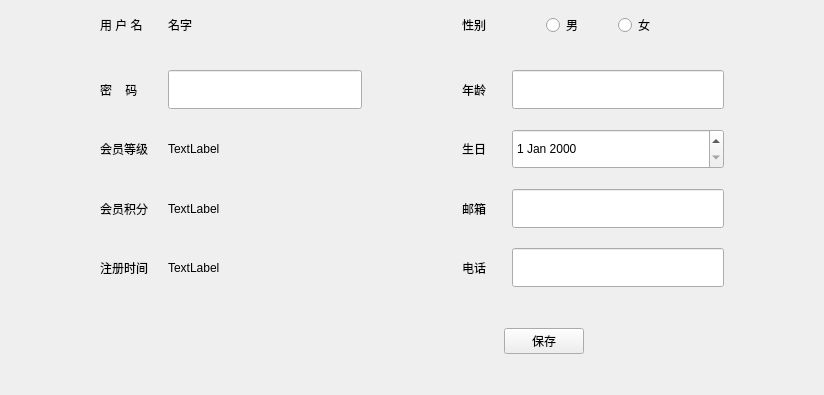
<?xml version="1.0" encoding="UTF-8"?>
<ui version="4.0">
 <class>PersonalInfo</class>
 <widget class="QWidget" name="PersonalInfo">
  <property name="geometry">
   <rect>
    <x>0</x>
    <y>0</y>
    <width>824</width>
    <height>395</height>
   </rect>
  </property>
  <property name="windowTitle">
   <string>Form</string>
  </property>
  <layout class="QHBoxLayout" name="horizontalLayout_3">
   <property name="spacing">
    <number>0</number>
   </property>
   <property name="leftMargin">
    <number>100</number>
   </property>
   <property name="topMargin">
    <number>0</number>
   </property>
   <property name="rightMargin">
    <number>100</number>
   </property>
   <property name="bottomMargin">
    <number>0</number>
   </property>
   <item>
    <layout class="QVBoxLayout" name="verticalLayout" stretch="8,3">
     <property name="spacing">
      <number>0</number>
     </property>
     <item>
      <widget class="QWidget" name="widget_4" native="true">
       <layout class="QHBoxLayout" name="horizontalLayout_2" stretch="4,4">
        <property name="spacing">
         <number>100</number>
        </property>
        <property name="leftMargin">
         <number>0</number>
        </property>
        <property name="topMargin">
         <number>0</number>
        </property>
        <property name="rightMargin">
         <number>0</number>
        </property>
        <property name="bottomMargin">
         <number>0</number>
        </property>
        <item>
         <widget class="QWidget" name="widget_2" native="true">
          <layout class="QGridLayout" name="gridLayout" rowstretch="1,0,0,0,0" columnstretch="1,7">
           <property name="leftMargin">
            <number>0</number>
           </property>
           <property name="topMargin">
            <number>0</number>
           </property>
           <property name="rightMargin">
            <number>0</number>
           </property>
           <property name="bottomMargin">
            <number>0</number>
           </property>
           <property name="spacing">
            <number>20</number>
           </property>
           <item row="2" column="1">
            <widget class="QLabel" name="label_grade">
             <property name="maximumSize">
              <size>
               <width>16777215</width>
               <height>50</height>
              </size>
             </property>
             <property name="text">
              <string>TextLabel</string>
             </property>
            </widget>
           </item>
           <item row="0" column="1">
            <widget class="QLabel" name="label_name">
             <property name="maximumSize">
              <size>
               <width>16777215</width>
               <height>50</height>
              </size>
             </property>
             <property name="text">
              <string>名字</string>
             </property>
            </widget>
           </item>
           <item row="1" column="0">
            <widget class="QLabel" name="label_2">
             <property name="maximumSize">
              <size>
               <width>16777215</width>
               <height>50</height>
              </size>
             </property>
             <property name="text">
              <string>密    码</string>
             </property>
            </widget>
           </item>
           <item row="3" column="0">
            <widget class="QLabel" name="label_4">
             <property name="maximumSize">
              <size>
               <width>16777215</width>
               <height>50</height>
              </size>
             </property>
             <property name="text">
              <string>会员积分</string>
             </property>
            </widget>
           </item>
           <item row="4" column="0">
            <widget class="QLabel" name="label_10">
             <property name="maximumSize">
              <size>
               <width>16777215</width>
               <height>50</height>
              </size>
             </property>
             <property name="text">
              <string>注册时间</string>
             </property>
            </widget>
           </item>
           <item row="4" column="1">
            <widget class="QLabel" name="label_registerTime">
             <property name="maximumSize">
              <size>
               <width>16777215</width>
               <height>50</height>
              </size>
             </property>
             <property name="text">
              <string>TextLabel</string>
             </property>
            </widget>
           </item>
           <item row="0" column="0">
            <widget class="QLabel" name="label">
             <property name="maximumSize">
              <size>
               <width>16777215</width>
               <height>50</height>
              </size>
             </property>
             <property name="text">
              <string>用 户 名</string>
             </property>
            </widget>
           </item>
           <item row="2" column="0">
            <widget class="QLabel" name="label_3">
             <property name="maximumSize">
              <size>
               <width>16777215</width>
               <height>50</height>
              </size>
             </property>
             <property name="text">
              <string>会员等级</string>
             </property>
            </widget>
           </item>
           <item row="3" column="1">
            <widget class="QLabel" name="label_score">
             <property name="maximumSize">
              <size>
               <width>16777215</width>
               <height>50</height>
              </size>
             </property>
             <property name="text">
              <string>TextLabel</string>
             </property>
            </widget>
           </item>
           <item row="1" column="1">
            <widget class="QLineEdit" name="lineEdit_pwd">
             <property name="sizePolicy">
              <sizepolicy hsizetype="Expanding" vsizetype="Preferred">
               <horstretch>0</horstretch>
               <verstretch>0</verstretch>
              </sizepolicy>
             </property>
             <property name="maximumSize">
              <size>
               <width>16777215</width>
               <height>50</height>
              </size>
             </property>
            </widget>
           </item>
          </layout>
         </widget>
        </item>
        <item>
         <widget class="QWidget" name="widget_3" native="true">
          <layout class="QGridLayout" name="gridLayout_2" rowstretch="1,0,0,0,0" columnstretch="1,7">
           <property name="leftMargin">
            <number>0</number>
           </property>
           <property name="topMargin">
            <number>0</number>
           </property>
           <property name="rightMargin">
            <number>0</number>
           </property>
           <property name="bottomMargin">
            <number>0</number>
           </property>
           <property name="spacing">
            <number>20</number>
           </property>
           <item row="1" column="1">
            <widget class="QLineEdit" name="lineEdit_age">
             <property name="sizePolicy">
              <sizepolicy hsizetype="Expanding" vsizetype="Preferred">
               <horstretch>0</horstretch>
               <verstretch>0</verstretch>
              </sizepolicy>
             </property>
             <property name="maximumSize">
              <size>
               <width>16777215</width>
               <height>50</height>
              </size>
             </property>
            </widget>
           </item>
           <item row="1" column="0">
            <widget class="QLabel" name="label_8">
             <property name="maximumSize">
              <size>
               <width>16777215</width>
               <height>50</height>
              </size>
             </property>
             <property name="text">
              <string>年龄</string>
             </property>
            </widget>
           </item>
           <item row="4" column="0">
            <widget class="QLabel" name="label_6">
             <property name="maximumSize">
              <size>
               <width>16777215</width>
               <height>50</height>
              </size>
             </property>
             <property name="text">
              <string>电话</string>
             </property>
            </widget>
           </item>
           <item row="0" column="1">
            <widget class="QWidget" name="widget_sex" native="true">
             <property name="sizePolicy">
              <sizepolicy hsizetype="Preferred" vsizetype="Preferred">
               <horstretch>0</horstretch>
               <verstretch>0</verstretch>
              </sizepolicy>
             </property>
             <layout class="QHBoxLayout" name="horizontalLayout">
              <property name="spacing">
               <number>0</number>
              </property>
              <property name="leftMargin">
               <number>0</number>
              </property>
              <property name="topMargin">
               <number>0</number>
              </property>
              <property name="rightMargin">
               <number>0</number>
              </property>
              <property name="bottomMargin">
               <number>0</number>
              </property>
              <item alignment="Qt::AlignHCenter">
               <widget class="QRadioButton" name="radioButton_man">
                <property name="sizePolicy">
                 <sizepolicy hsizetype="Minimum" vsizetype="Preferred">
                  <horstretch>0</horstretch>
                  <verstretch>0</verstretch>
                 </sizepolicy>
                </property>
                <property name="maximumSize">
                 <size>
                  <width>16777215</width>
                  <height>50</height>
                 </size>
                </property>
                <property name="text">
                 <string>男</string>
                </property>
               </widget>
              </item>
              <item>
               <widget class="QRadioButton" name="radioButton_woman">
                <property name="sizePolicy">
                 <sizepolicy hsizetype="Minimum" vsizetype="Preferred">
                  <horstretch>0</horstretch>
                  <verstretch>0</verstretch>
                 </sizepolicy>
                </property>
                <property name="maximumSize">
                 <size>
                  <width>16777215</width>
                  <height>50</height>
                 </size>
                </property>
                <property name="text">
                 <string>女</string>
                </property>
               </widget>
              </item>
             </layout>
            </widget>
           </item>
           <item row="2" column="0">
            <widget class="QLabel" name="label_9">
             <property name="maximumSize">
              <size>
               <width>16777215</width>
               <height>50</height>
              </size>
             </property>
             <property name="text">
              <string>生日</string>
             </property>
            </widget>
           </item>
           <item row="3" column="1">
            <widget class="QLineEdit" name="lineEdit_mail">
             <property name="sizePolicy">
              <sizepolicy hsizetype="Expanding" vsizetype="Preferred">
               <horstretch>0</horstretch>
               <verstretch>0</verstretch>
              </sizepolicy>
             </property>
             <property name="maximumSize">
              <size>
               <width>16777215</width>
               <height>50</height>
              </size>
             </property>
            </widget>
           </item>
           <item row="0" column="0">
            <widget class="QLabel" name="label_7">
             <property name="sizePolicy">
              <sizepolicy hsizetype="Preferred" vsizetype="Preferred">
               <horstretch>0</horstretch>
               <verstretch>0</verstretch>
              </sizepolicy>
             </property>
             <property name="maximumSize">
              <size>
               <width>16777215</width>
               <height>50</height>
              </size>
             </property>
             <property name="text">
              <string>性别</string>
             </property>
            </widget>
           </item>
           <item row="3" column="0">
            <widget class="QLabel" name="label_5">
             <property name="maximumSize">
              <size>
               <width>16777215</width>
               <height>50</height>
              </size>
             </property>
             <property name="text">
              <string>邮箱</string>
             </property>
            </widget>
           </item>
           <item row="2" column="1">
            <widget class="QDateEdit" name="dateEdit_birthday">
             <property name="sizePolicy">
              <sizepolicy hsizetype="Minimum" vsizetype="Preferred">
               <horstretch>0</horstretch>
               <verstretch>0</verstretch>
              </sizepolicy>
             </property>
             <property name="maximumSize">
              <size>
               <width>16777215</width>
               <height>50</height>
              </size>
             </property>
            </widget>
           </item>
           <item row="4" column="1">
            <widget class="QLineEdit" name="lineEdit_phone">
             <property name="sizePolicy">
              <sizepolicy hsizetype="Expanding" vsizetype="Preferred">
               <horstretch>0</horstretch>
               <verstretch>0</verstretch>
              </sizepolicy>
             </property>
             <property name="maximumSize">
              <size>
               <width>16777215</width>
               <height>50</height>
              </size>
             </property>
            </widget>
           </item>
          </layout>
         </widget>
        </item>
       </layout>
      </widget>
     </item>
     <item>
      <widget class="QWidget" name="widget_5" native="true">
       <layout class="QHBoxLayout" name="horizontalLayout_5">
        <item>
         <spacer name="horizontalSpacer_4">
          <property name="orientation">
           <enum>Qt::Horizontal</enum>
          </property>
          <property name="sizeHint" stdset="0">
           <size>
            <width>40</width>
            <height>20</height>
           </size>
          </property>
         </spacer>
        </item>
        <item>
         <spacer name="horizontalSpacer_3">
          <property name="orientation">
           <enum>Qt::Horizontal</enum>
          </property>
          <property name="sizeHint" stdset="0">
           <size>
            <width>40</width>
            <height>20</height>
           </size>
          </property>
         </spacer>
        </item>
        <item>
         <spacer name="horizontalSpacer_2">
          <property name="orientation">
           <enum>Qt::Horizontal</enum>
          </property>
          <property name="sizeHint" stdset="0">
           <size>
            <width>40</width>
            <height>20</height>
           </size>
          </property>
         </spacer>
        </item>
        <item>
         <widget class="QPushButton" name="pushButton_save">
          <property name="text">
           <string>保存</string>
          </property>
         </widget>
        </item>
        <item>
         <spacer name="horizontalSpacer">
          <property name="orientation">
           <enum>Qt::Horizontal</enum>
          </property>
          <property name="sizeHint" stdset="0">
           <size>
            <width>40</width>
            <height>20</height>
           </size>
          </property>
         </spacer>
        </item>
       </layout>
      </widget>
     </item>
    </layout>
   </item>
  </layout>
 </widget>
 <resources/>
 <connections/>
</ui>
